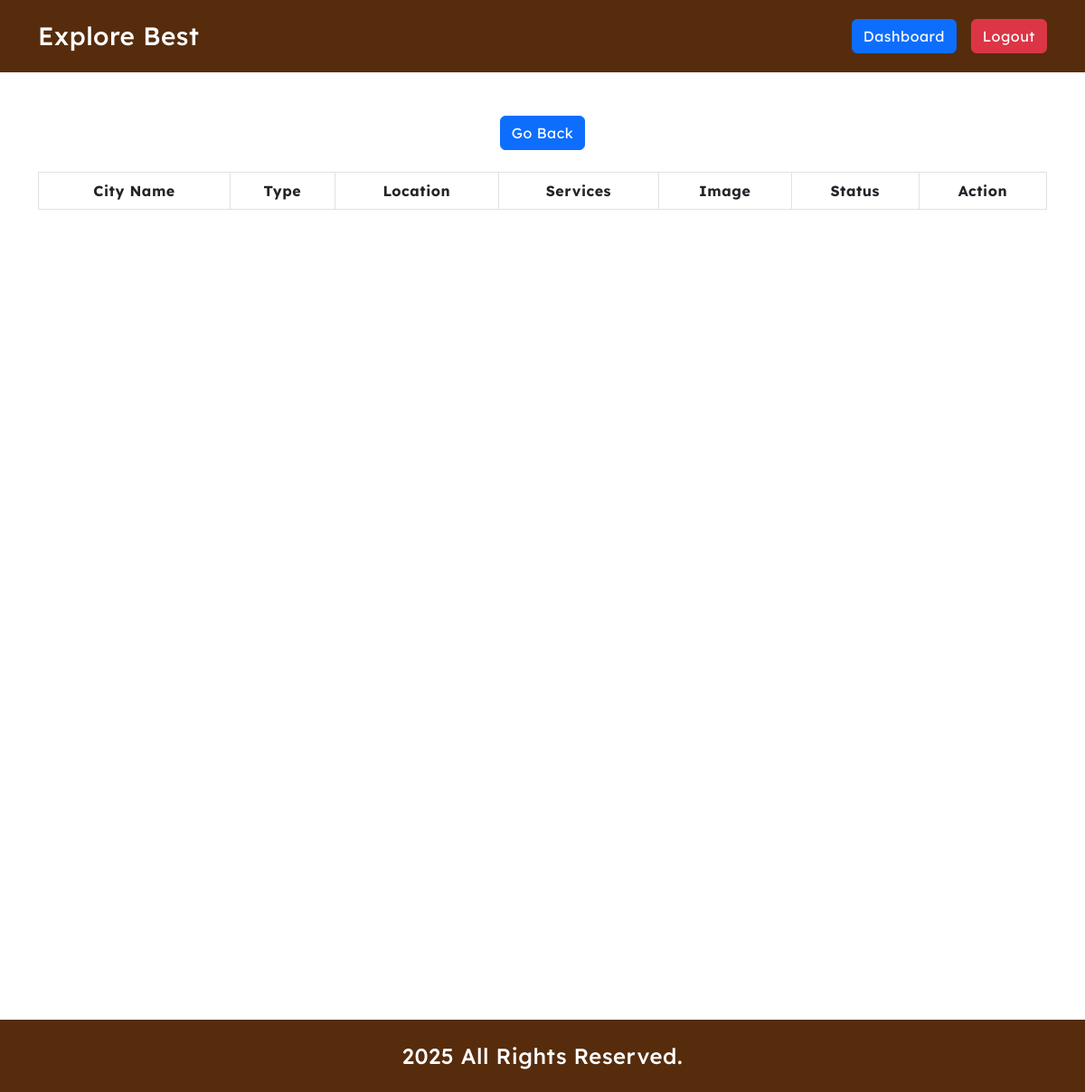
Page /admin/accommodation.php (signed in) on the earlier database version.
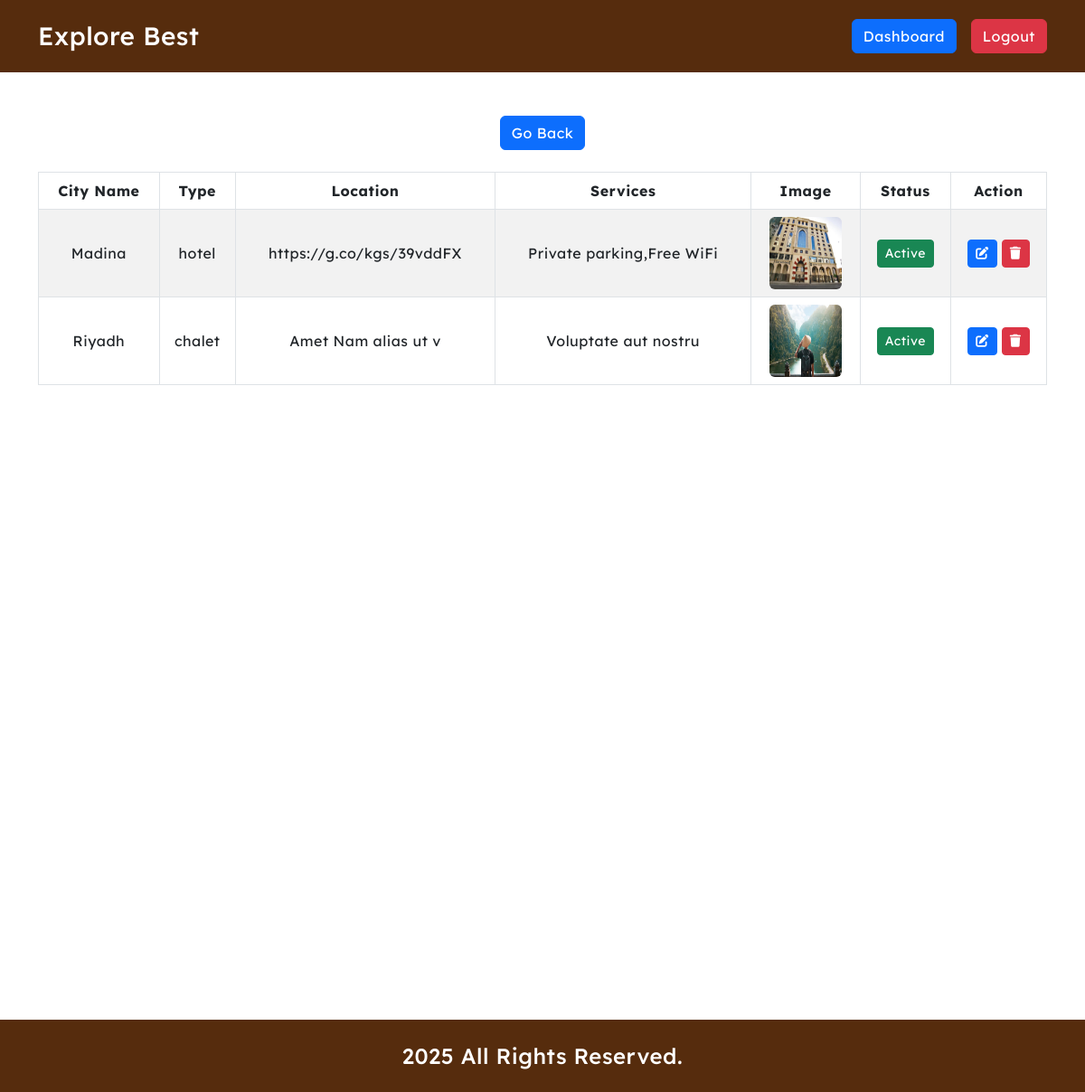
Same page on the later database version.
### tables this page shows
CREATE TABLE `accommodation` (
  `id` int(11) NOT NULL,
  `city_id` int(11) NOT NULL,
  `type` varchar(255) NOT NULL DEFAULT 'hotel',
  `location` varchar(255) NOT NULL,
  `accommodation_image` text DEFAULT NULL,
  `services` text NOT NULL,
  `u_id` int(11) NOT NULL,
  `status` enum('0','1') DEFAULT '0'
);

CREATE TABLE `cities` (
  `id` int(11) NOT NULL,
  `city_name` varchar(255) NOT NULL
);

### core/database.php (called while the page is built, shortened)
<?php
function env($value)
{
      $env = dirname(__DIR__, 1) . '/.env';
      $core = parse_ini_file($env);
      return $core[$value];
}

### admin/accommodation.php (the view, shortened to what this page needs)
<?php
require_once '../core/database.php';
?>
<!DOCTYPE html>
<html lang="en">
<head>
    <?php include_once "../includes/external_css.php"; ?>
</head>
<body id="adminPlacesDashboard">
    <?php include_once "../includes/header.php"; ?>
    <main>
        <div class="container my-5">
            <div class="row">
                <div class="col-12">
                    <div class="btn_wrapper d-flex justify-content-center">
                        <a href="../adminDashboard.php" class="btn btn-primary">Go Back</a>
                    </div>
                </div>
            </div>
            <div class="row mt-4">
                <div class="col-12 mx-auto">
                    <table id="places"
                        class="table table-bordered table-striped table-responsive text-center align-middle">
                        <thead>
                            <tr>
                                <th class="text-center">City Name</th>
                                <th class="text-center">Type</th>
                                <th class="text-center">Location</th>
                                <th class="text-center">Services</th>
                                <th class="text-center">Image</th>
                                <th class="text-center">Status</th>
                                <th class="text-center">Action</th>
                            </tr>
                        </thead>
                        <tbody>
                            <?php
                            $acc_Q = $db->query("CALL `get_acc_admin`()");
                            if ($acc_Q->num_rows > 0):
                                while ($acc = $acc_Q->fetch_object()):
                                    $status = $acc->status;
                                    ?>
                                    <tr>
                                        <td class="text-center"><?= $acc->city_name ?></td>
                                        <td class="text-center"><?= $acc->type ?></td>
                                        <td class="text-center"><?= $acc->location ?></td>
                                        <td class="text-center"><?= $acc->services ?></td>
                                        <td class="text-center">
                                            <img src="<?= env("SITE_URL") ?><?= $acc->accommodation_image ?>" width="80"
                                                height="80" class="d-block mx-auto rounded" alt="acc_<?= $acc->acc_id ?>">
                                        </td>
                                        <td class="text-center">
                                            <?= $status == '0' ? '<span class="btn btn-sm btn-warning">Pending</span>' : '<span class="btn btn-sm btn-success">Active</span>' ?>
                                        </td>
                                        <td class="text-center"><a href="#!" data-id="<?= $acc->acc_id ?>"
                                                data-bs-toggle="modal" data-bs-target="#placeModal" data-msg="Accommodation"
                                                class="btn btn-sm btn-primary btn-get-place"><i class="fas fa-edit"></i></a>
                                            <a href="#!" data-id="<?= $acc->acc_id ?>" data-table="accommodation"
                                                data-msg="Accommodation" class="btn btn-sm btn-danger btn-del"><i
                                                    class="fas fa-trash"></i></a>
                                        </td>
                                    </tr>
                                    <?php
                                endwhile;
                            endif;
                            ?>
                        </tbody>
                    </table>
                </div>
            </div>
        </div>
    </main>
    <?php include_once "../includes/footer.php"; ?>
</body>
</html>

Differences in the rows shown:
added accommodation: city.city_name "Madina", type "hotel", location "https://g.co/kgs/39vddFX", services "Private parking,Free WiFi", accommodation_image (picture), status "Active"
added accommodation: city.city_name "Riyadh", type "chalet", location "Amet Nam alias ut v", services "Voluptate aut nostru", accommodation_image (picture), status "Active"
